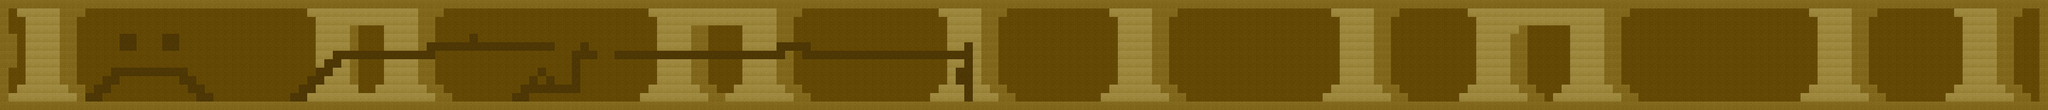

Tiled map render using the project's own tile images. Description and the map definition, with tile-layer contents summarised, below:
An orthogonal 240x13 tile map with 16x16 px tiles, 2 tile layers (background, Plataforma), 2 tilesets and 2 objects.

<map version="1.10" tiledversion="1.10.2" orientation="orthogonal" renderorder="right-down" width="240" height="13" tilewidth="16" tileheight="16" infinite="0" nextlayerid="5" nextobjectid="4">
 <tileset firstgid="1" source="backroom.tsx" />
 <tileset firstgid="1486" source="dynamic-wang-NQc1T5H8J-0-unsplash.tsx" />
 <layer id="2" name="background" width="240" height="13">
  <data>[3120 cells, 3120 non-empty, 3 distinct tile ids]</data>
 </layer>
 <objectgroup id="3" name="suelo">
  <object id="1" x="1" y="191" width="3838.5" height="17.5" />
  <object id="2" x="260" y="-97" />
 </objectgroup>
 <layer id="4" name="Plataforma" width="240" height="13">
  <data>[3120 cells, 138 non-empty, 1 distinct tile ids]</data>
 </layer>
</map>
